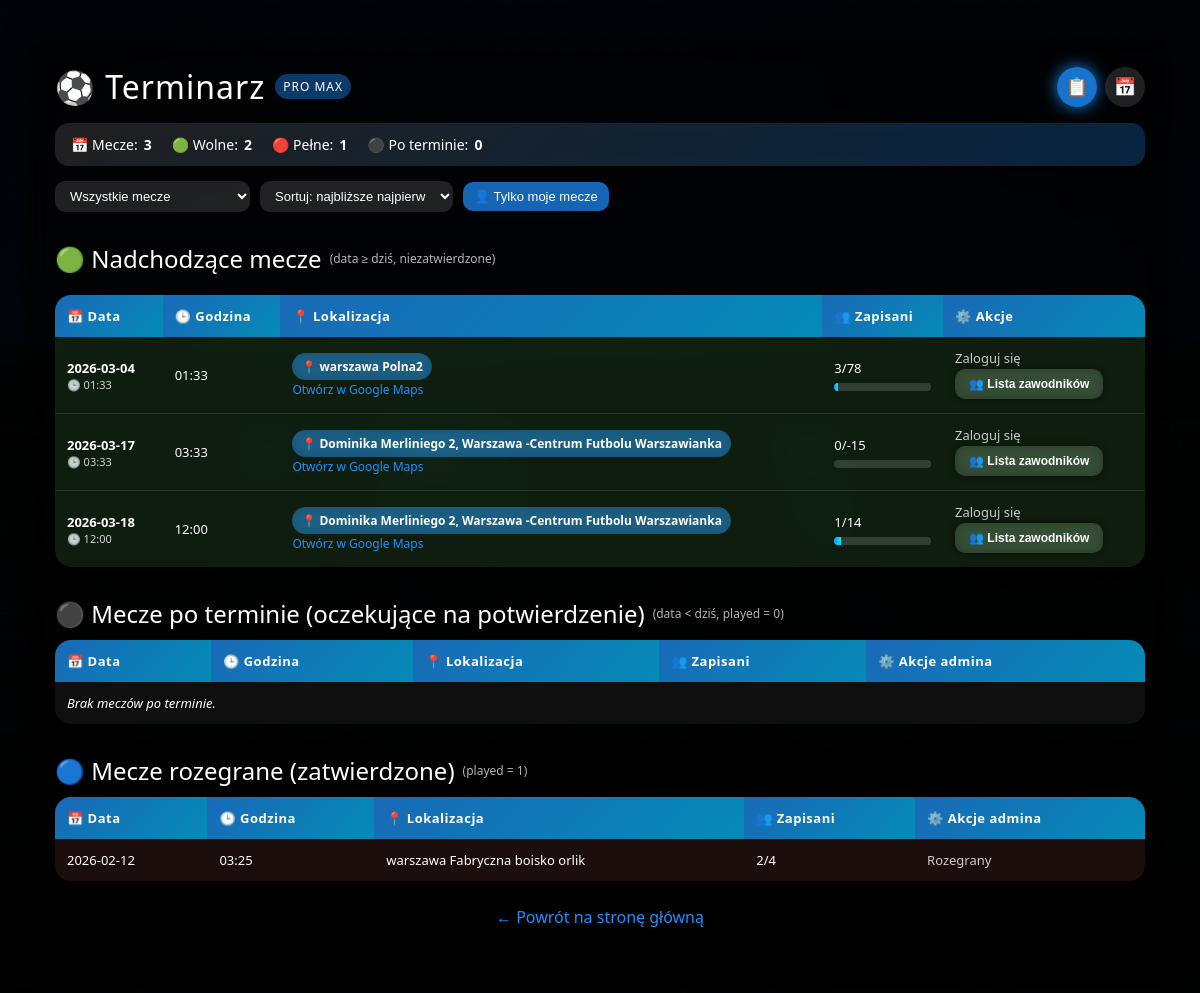
/terminarz, run on an earlier commit of the app's database.
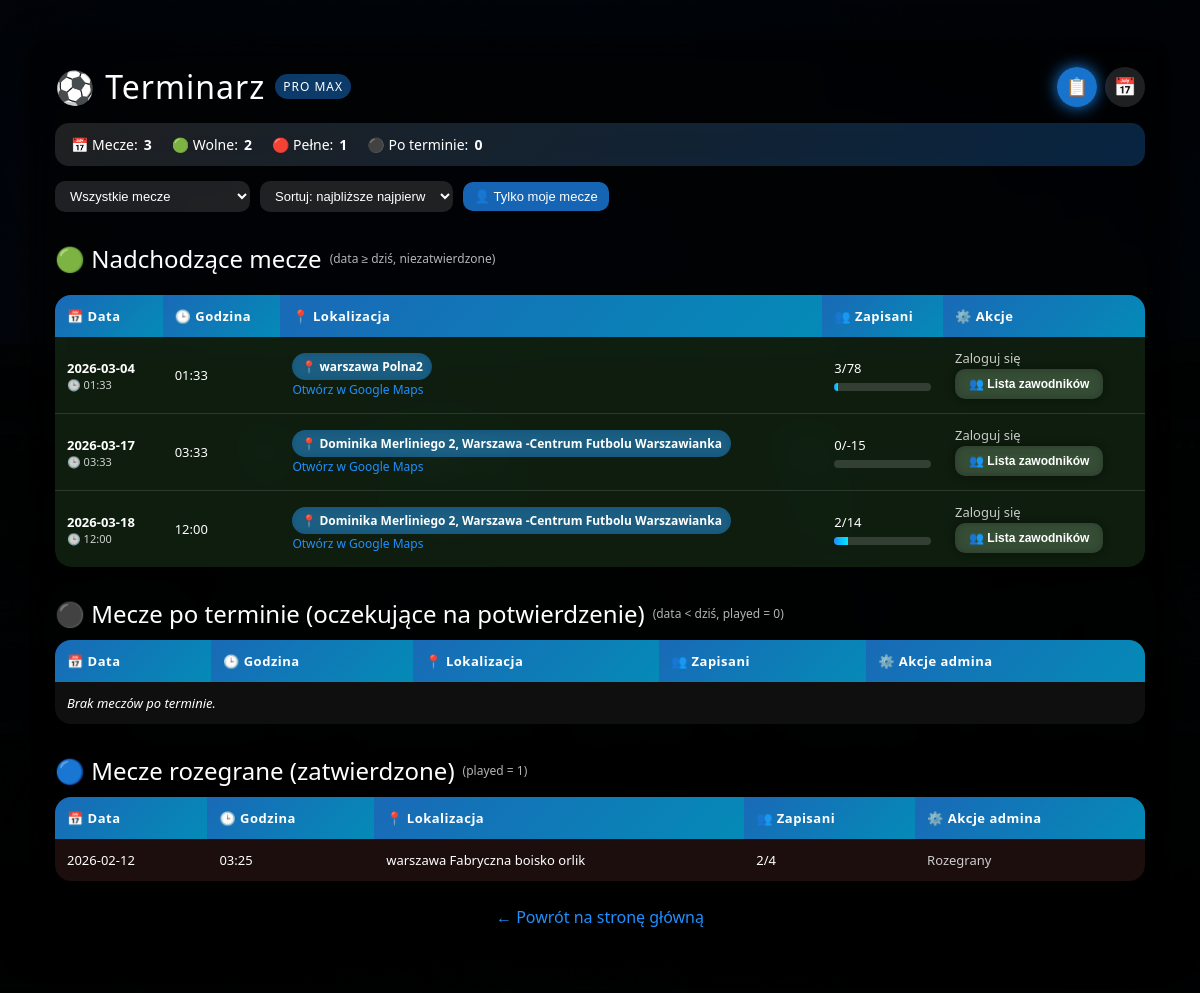
And on a later commit of the database.
### tables this page shows
CREATE TABLE matches (
            id INTEGER PRIMARY KEY AUTOINCREMENT,
            match_date TEXT NOT NULL,
            match_time TEXT NOT NULL,
            location TEXT NOT NULL,
            max_slots INTEGER NOT NULL,
            signed_up INTEGER NOT NULL DEFAULT 0
        , played INTEGER NOT NULL DEFAULT 0);

### app.py (the view)
@app.route("/terminarz")
def terminarz():
    conn = get_db()
    matches = conn.execute("SELECT * FROM matches ORDER BY match_date ASC, match_time ASC").fetchall()
    signups = conn.execute("""
        SELECT ms.match_id, ms.paid, u.first_name, u.last_name, u.player_alias
        FROM match_signups ms
        JOIN users u ON u.id = ms.user_id
        ORDER BY u.first_name ASC
    """).fetchall()
    conn.close()
    players_by_match = {}
    for s in signups:
        players_by_match.setdefault(s["match_id"], []).append(s)
    user_signed = {}
    if "player_alias" in session:
        for s in signups:
            if s["player_alias"] == session["player_alias"]:
                user_signed[s["match_id"]] = True
    today = date.today()
    upcoming_matches = []
    after_date_not_confirmed = []
    played_confirmed = []
    for m in matches:
        m_date = date.fromisoformat(m["match_date"])
        if m["played"] == 1:
            played_confirmed.append(m)
        else:
            if m_date >= today:
                upcoming_matches.append(m)
            else:
                after_date_not_confirmed.append(m)
    return render_template(
        "terminarz.html",
        matches=matches,
        upcoming_matches=upcoming_matches,
        after_date_not_confirmed=after_date_not_confirmed,
        played_confirmed=played_confirmed,
        players_by_match=players_by_match,
        user_signed=user_signed
    )

### app.py (called while the page is built)
def get_db():
    conn = sqlite3.connect("database.db")
    conn.row_factory = sqlite3.Row
    return conn

### templates/terminarz.html (shortened to what this page needs)
<!DOCTYPE html>
<html lang="pl">
<head>
</head>
<body>
<div class="overlay"></div>
<div class="container">
    <div class="header-row">
        <h1>⚽ Terminarz <span class="badge">PRO MAX</span></h1>
        <div class="view-toggle">
            <button id="btn-list" class="icon-toggle active" title="Widok listy">📋</button>
            <button id="btn-calendar" class="icon-toggle" title="Widok kalendarza">📅</button>
        </div>
    </div>
    <div id="stats-bar" class="stats-bar">
        <div class="stats-item">📅 Mecze: <span id="stat-total" class="value">0</span></div>
        <div class="stats-item">🟢 Wolne: <span id="stat-free" class="value">0</span></div>
        <div class="stats-item">🔴 Pełne: <span id="stat-full" class="value">0</span></div>
        <div class="stats-item">⚫ Po terminie: <span id="stat-past" class="value">0</span></div>
    </div>
    <div class="controls">
        <select id="filter-select">
            <option value="all">Wszystkie mecze</option>
        </select>
        <select id="sort-select">
            <option value="asc">Sortuj: najbliższe najpierw</option>
        </select>
        <button id="filter-mine" class="btn-filter">👤 Tylko moje mecze</button>
    </div>
    <div id="list-view">
        <h2>🟢 Nadchodzące mecze <small>(data ≥ dziś, niezatwierdzone)</small></h2>
        <div style="max-height: 450px; overflow-y: auto; border-radius: 16px;">
            <table>
                <thead>
                <tr>
                    <th>📅 Data</th>
                    <th>🕒 Godzina</th>
                    <th>📍 Lokalizacja</th>
                    <th>👥 Zapisani</th>
                    <th>⚙️ Akcje</th>
                </tr>
                </thead>
                <tbody id="list-tbody">
                {% for m in upcoming_matches %}
                {% set signed = m["signed_up"] %}
                {% set max_slots = m["max_slots"] %}
                {% set percent = (signed / max_slots) * 100 if max_slots > 0 else 0 %}
                {% if percent < 50 %}
                {% set row_class = "row-green" %}
                {% elif percent < 80 %}
                {% set row_class = "row-yellow" %}
                {% else %}
                {% set row_class = "row-red" %}
                {% endif %}
                <tr class="{{ row_class }} match-row"
                    data-id="{{ m['id'] }}"
                    data-date="{{ m['match_date'] }}"
                    data-time="{{ m['match_time'] }}"
                    data-signed="{{ signed }}"
                    data-max="{{ max_slots }}"
                    data-mine="{% if user_signed.get(m['id']) %}1{% else %}0{% endif %}">
                    <td>
                        <div style="font-weight:600;">{{ m["match_date"] }}</div>
                        <div style="font-size:11px; opacity:0.8;">🕒 {{ m["match_time"] }}</div>
                    </td>
                    <td>{{ m["match_time"] }}</td>
                    <td>
                        <span class="location-tag">📍 {{ m["location"] }}</span><br>
                        <a href="https://www.google.com/maps/search/?api=1&query={{ m['location'] | urlencode }}"
                           target="_blank"
                           style="color:#1e90ff; text-decoration:none; font-size:12px;">
                            Otwórz w Google Maps
                        </a>
                    </td>
                    <td>
                        {{ signed }}/{{ max_slots }}
                        <div class="progress-container">
                            <div class="progress-bar" style="--target-width: {{ percent }}%;"></div>
                        </div>
                    </td>
                    <td>
                        {% if session.user_id %}
                        {% if user_signed.get(m["id"]) %}
                        <a href="/terminarz/unsubscribe/{{ m['id'] }}" class="btn-modern btn-leave">
                            👤 Jednak nie wpadam
                        </a>
                        {% else %}
                        {% if signed < max_slots %}
                        <a href="/terminarz/signup/{{ m['id'] }}" class="btn-modern btn-join">
                            👤 Zapisz się
                        </a>
                        {% else %}
                        <span style="color:orange; font-weight:bold;">Brak miejsc</span>
                        {% endif %}
                        {% endif %}
                        {% else %}
                        <span style="color:#ccc;">Zaloguj się</span>
                        {% endif %}
                        <br>
                        <button class="btn-modern btn-list-players" onclick="openPlayersPopup({{ m['id'] }})">
                            👥 Lista zawodników
                        </button>
                    </td>
                </tr>
                {% endfor %}
                </tbody>
            </table>
        </div>
        <h2>⚫ Mecze po terminie (oczekujące na potwierdzenie) <small>(data < dziś, played = 0)</small></h2>
        <table>
            <thead>
            <tr>
                <th>📅 Data</th>
                <th>🕒 Godzina</th>
                <th>📍 Lokalizacja</th>
                <th>👥 Zapisani</th>
                <th>⚙️ Akcje admina</th>
            </tr>
            </thead>
            <tbody>
            {% for m in after_date_not_confirmed %}
            <tr class="row-yellow">
                <td>{{ m["match_date"] }}</td>
                <td>{{ m["match_time"] }}</td>
                <td>{{ m["location"] }}</td>
                <td>{{ m["signed_up"] }}/{{ m["max_slots"] }}</td>
                <td>
                    {% if session.is_admin == 1 %}
                    <form action="/admin/match/{{ m['id'] }}/set_played" method="post" style="display:inline;">
                        <button type="submit" class="btn-modern btn-admin-confirm">
                            ✔ Potwierdź rozegranie
                        </button>
                    </form>
                    {% else %}
                    <span style="color:#ccc;">Oczekuje na potwierdzenie</span>
                    {% endif %}
                </td>
            </tr>
            {% else %}
            <tr><td colspan="5"><i>Brak meczów po terminie.</i></td></tr>
            {% endfor %}
            </tbody>
        </table>
        <h2>🔵 Mecze rozegrane (zatwierdzone) <small>(played = 1)</small></h2>
        <table>
            <thead>
            <tr>
                <th>📅 Data</th>
                <th>🕒 Godzina</th>
                <th>📍 Lokalizacja</th>
                <th>👥 Zapisani</th>
                <th>⚙️ Akcje admina</th>
            </tr>
            </thead>
            <tbody>
            {% for m in played_confirmed %}
            <tr class="row-red">
                <td>{{ m["match_date"] }}</td>
                <td>{{ m["match_time"] }}</td>
                <td>{{ m["location"] }}</td>
                <td>{{ m["signed_up"] }}/{{ m["max_slots"] }}</td>
                <td>
                    {% if session.is_admin == 1 %}
                    <form action="/admin/match/{{ m['id'] }}/unset_played" method="post" style="display:inline;">
                        <button type="submit" class="btn-modern btn-admin-unconfirm">
                            ↩ Cofnij rozegranie
                        </button>
                    </form>
                    {% else %}
                    <span style="color:#ccc;">Rozegrany</span>
                    {% endif %}
                </td>
            </tr>
            {% else %}
            <tr><td colspan="5"><i>Brak rozegranych meczów.</i></td></tr>
            {% endfor %}
            </tbody>
        </table>
    </div>
    <a href="/" class="back">← Powrót na stronę główną</a>
</div>
</body>
</html>

### templates/terminarz.html (style rules this page uses)
* { box-sizing: border-box; }
body { margin: 0; padding: 0; font-family: "Segoe UI", Arial, sans-serif; color: #fff; background-image: url('/static/stadium.jpg'); background-size: cover; background-position: center; background-repeat: no-repeat; }
.overlay { position: fixed; inset: 0; background: radial-gradient(circle at top, rgba(0,0,0,0.4), rgba(0,0,0,0.9)); z-index: -1; }
.container { width: 95%; max-width: 1200px; margin: 40px auto; background: rgba(0,0,0,0.55); padding: 25px; border-radius: 20px; backdrop-filter: blur(14px); box-shadow: 0 0 30px rgba(0,0,0,0.8); position: relative; }
.header-row { display: flex; align-items: center; justify-content: space-between; gap: 10px; margin-bottom: 15px; }
h1 { font-weight: 300; letter-spacing: 1px; margin: 0; display: flex; align-items: center; gap: 10px; }
h1 span.badge { font-size: 12px; padding: 4px 8px; border-radius: 999px; background: rgba(30,144,255,0.4); text-transform: uppercase; letter-spacing: 1px; }
h2 { font-weight: 400; margin-top: 30px; margin-bottom: 10px; display: flex; align-items: center; gap: 8px; }
h2 small { font-size: 12px; opacity: 0.7; font-weight: 300; }
.view-toggle { display: flex; align-items: center; gap: 8px; }
.icon-toggle { width: 40px; height: 40px; border-radius: 50%; border: none; cursor: pointer; background: rgba(255,255,255,0.12); color: #fff; display: flex; align-items: center; justify-content: center; font-size: 18px; box-shadow: 0 0 10px rgba(0,0,0,0.5); transition: 0.25s ease; }
.icon-toggle.active { background: rgba(30,144,255,0.8); box-shadow: 0 0 16px rgba(30,144,255,0.9); }
.stats-bar { background: linear-gradient(135deg, rgba(255,255,255,0.12), rgba(30,144,255,0.25)); padding: 12px 16px; border-radius: 14px; backdrop-filter: blur(10px); margin-bottom: 15px; font-size: 14px; display: flex; gap: 20px; flex-wrap: wrap; align-items: center; }
.stats-item { display: flex; align-items: center; gap: 6px; }
.stats-item span.value { font-weight: 600; }
.controls { display: flex; flex-wrap: wrap; gap: 10px; margin-bottom: 15px; align-items: center; }
.controls select, .controls button { padding: 7px 11px; border-radius: 10px; border: none; font-size: 13px; cursor: pointer; }
.controls select { background: rgba(255,255,255,0.12); color: #fff; }
.controls button { background: rgba(30,144,255,0.7); color: #fff; }
.btn-filter { background: rgba(255,255,255,0.12); color: #fff; border-radius: 10px; border: none; padding: 7px 11px; font-size: 13px; cursor: pointer; transition: 0.2s ease; }
table { width: 100%; border-collapse: collapse; margin-top: 10px; border-radius: 16px; overflow: hidden; background: rgba(255,255,255,0.06); backdrop-filter: blur(8px); }
thead tr { position: sticky; top: 0; z-index: 2; }
th { padding: 12px; background: linear-gradient(135deg, rgba(30,144,255,0.7), rgba(0,191,255,0.7)); font-weight: 600; letter-spacing: 0.5px; font-size: 13px; text-align: left; }
td { padding: 12px; border-bottom: 1px solid rgba(255,255,255,0.12); font-size: 13px; }
tr:last-child td { border-bottom: none; }
.row-green { background: rgba(0,255,0,0.06); }
.row-red { background: rgba(255,0,0,0.06); }
.location-tag { display: inline-block; padding: 5px 9px; background: rgba(30,144,255,0.45); border-radius: 999px; font-size: 12px; font-weight: 600; color: #fff; backdrop-filter: blur(4px); }
.btn-modern { padding: 8px 14px; border-radius: 10px; font-size: 12px; font-weight: 600; cursor: pointer; border: none; text-decoration: none; display: inline-block; transition: 0.25s ease; backdrop-filter: blur(6px); background: rgba(255,255,255,0.12); color: #fff; box-shadow: 0 0 8px rgba(0,0,0,0.4); margin: 2px 0; }
.progress-container { width: 100%; background: rgba(255,255,255,0.15); border-radius: 8px; height: 8px; margin-top: 6px; overflow: hidden; }
.progress-bar { height: 8px; background: linear-gradient(90deg, #1e90ff, #00eaff); width: 0%; animation: fillBar 1s ease forwards; }
a.back { display: block; text-align: center; margin-top: 25px; color: #1e90ff; text-decoration: none; font-size: 16px; }

What changed in the data, as far as the page shows it:
changed matches (number 3 of 4 on the later page): signed_up "1" → "2"; {{ percent }} 7.142857142857142 → 14.285714285714285 (drawn)
